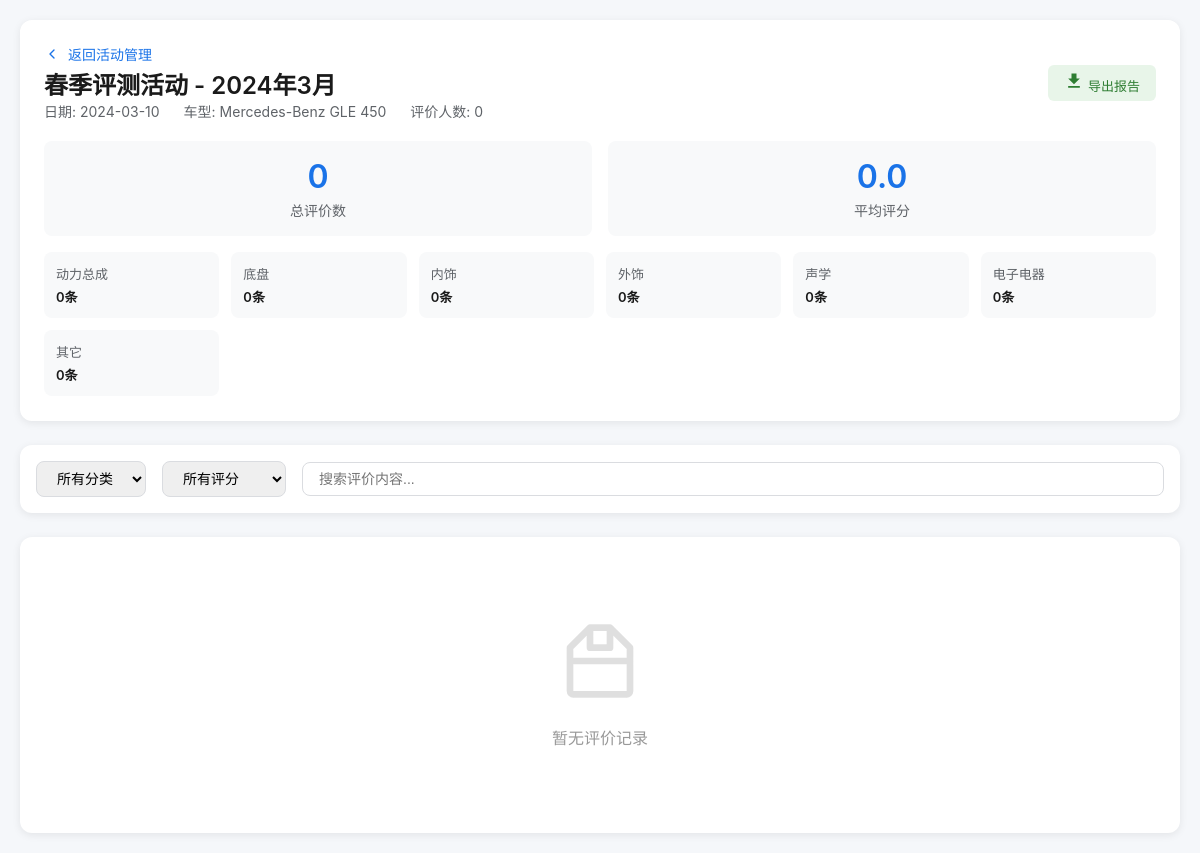
Screenshot of /admin/evaluations/3 (signed in) with the database file from the repository.
### models.py (models this page shows)
class Activity(db.Model):
    id = db.Column(db.Integer, primary_key=True)
    name = db.Column(db.String(200), nullable=False)
    date = db.Column(db.Date)
    vehicle_id = db.Column(db.Integer, db.ForeignKey('vehicle.id'))
    vehicle = db.relationship('Vehicle', backref='activities')
    created_at = db.Column(db.DateTime, default=datetime.utcnow)

class Vehicle(db.Model):
    id = db.Column(db.Integer, primary_key=True)
    name = db.Column(db.String(200), nullable=False)
    model = db.Column(db.String(100))
    info_file = db.Column(db.String(200))
    created_at = db.Column(db.DateTime, default=datetime.utcnow)

class Category(db.Model):
    id = db.Column(db.Integer, primary_key=True)
    name = db.Column(db.String(50), nullable=False, unique=True)
    name_en = db.Column(db.String(50))  # 英文名称
    icon = db.Column(db.String(100))  # 图标类型
    order = db.Column(db.Integer, default=0)  # 排序
    is_active = db.Column(db.Boolean, default=True)
    created_at = db.Column(db.DateTime, default=datetime.utcnow)

### app.py (the view)
@app.route('/admin/evaluations/<int:activity_id>')
@login_required
def view_evaluations(activity_id):
    activity = Activity.query.get_or_404(activity_id)
    evaluations = Evaluation.query.filter_by(activity_id=activity_id).order_by(Evaluation.created_at.desc()).all()
    categories = Category.query.filter_by(is_active=True).order_by(Category.order).all()
    stats = {
        'total': len(evaluations),
        'by_category': {},
        'avg_score': 0
    }
    for category in categories:
        cat_evals = [e for e in evaluations if e.category == category.name]
        stats['by_category'][category.name] = {
            'count': len(cat_evals),
            'avg_score': sum(e.score for e in cat_evals) / len(cat_evals) if cat_evals else 0
        }
    stats['avg_score'] = sum(e.score for e in evaluations) / len(evaluations) if evaluations else 0
    return render_template('admin/evaluations.html',
                         activity=activity,
                         evaluations=evaluations,
                         categories=categories,
                         stats=stats)

### app.py (called while the page is built)
@login_manager.user_loader
def load_user(user_id):
    return User.query.get(int(user_id))

### templates/admin/evaluations.html (shortened to what this page needs)
<!DOCTYPE html>
<html lang="zh">
<head>
    <link rel="stylesheet" href="/static/css/style.css">
</head>
<body>
    <div class="evaluation-detail-wrapper">
        <div class="evaluation-header">
            <div class="header-info">
                <div>
                    <a href="/admin/dashboard#activities" class="back-link">
                        <svg width="16" height="16" viewBox="0 0 24 24" fill="none">
                            <path d="M15 18l-6-6 6-6" stroke="currentColor" stroke-width="2" stroke-linecap="round" stroke-linejoin="round"/>
                        </svg>
                        返回活动管理
                    </a>
                    <h1 class="activity-title">{{ activity.name }}</h1>
                    <div class="activity-meta">
                        <span>日期: {{ activity.date }}</span>
                        <span>车型: {{ activity.vehicle.name if activity.vehicle else '-' }}</span>
                        <span>评价人数: {{ activity.activity_evaluators | length }}</span>
                    </div>
                </div>
                <a href="/admin/export/{{ activity.id }}" class="btn-export">
                    <svg width="20" height="20" viewBox="0 0 24 24" fill="none">
                        <path d="M19 9h-4V3H9v6H5l7 7 7-7zM5 18v2h14v-2H5z" fill="currentColor"/>
                    </svg>
                    导出报告
                </a>
            </div>
            <div class="stats-grid">
                <div class="stat-card">
                    <div class="stat-value">{{ stats.total }}</div>
                    <div class="stat-label">总评价数</div>
                </div>
                <div class="stat-card">
                    <div class="stat-value">{{ "%.1f" | format(stats.avg_score) }}</div>
                    <div class="stat-label">平均评分</div>
                </div>
            </div>
            <div class="category-stats">
                {% for category in categories %}
                {% set cat_stat = stats.by_category.get(category.name, {'count': 0, 'avg_score': 0}) %}
                <div class="category-stat">
                    <div class="category-stat-name">{{ category.name }}</div>
                    <div class="category-stat-value">
                        {{ cat_stat.count }}条 {% if cat_stat.count > 0 %}(平均{{ "%.1f" | format(cat_stat.avg_score) }}分){% endif %}
                    </div>
                </div>
                {% endfor %}
            </div>
        </div>
        <div class="filter-bar">
            <select class="filter-select" id="categoryFilter">
                <option value="">所有分类</option>
            </select>
            <select class="filter-select" id="scoreFilter">
                <option value="">所有评分</option>
            </select>
            <input type="text" class="search-input" id="searchInput" placeholder="搜索评价内容...">
        </div>
        <div class="evaluations-list">
            {% if evaluations %}
                <div id="evaluationsList">
                    {% for evaluation in evaluations %}
                    <div class="evaluation-card"
                         data-category="{{ evaluation.category }}"
                         data-score="{{ evaluation.score }}"
                         data-content="{{ evaluation.content | lower }}">
                        <div class="eval-header">
                            <div class="eval-info">
                                <span class="eval-category">{{ evaluation.category }}</span>
                                <span class="eval-evaluator">{{ evaluation.evaluator.name }}</span>
                            </div>
                            <span class="eval-score {% if evaluation.score >= 8 %}score-high{% elif evaluation.score >= 6 %}score-medium{% elif evaluation.score >= 4 %}score-low{% else %}score-poor{% endif %}">
                                {{ evaluation.score }}/10
                            </span>
                        </div>
                        <div class="eval-content">{{ evaluation.content }}</div>
                        <div class="eval-time">{{ evaluation.created_at.strftime('%Y-%m-%d %H:%M:%S') }}</div>
                    </div>
                    {% endfor %}
                </div>
            {% else %}
                <div class="empty-state">
                    <svg viewBox="0 0 24 24" fill="none">
                        <path d="M9 2L3 8v13a1 1 0 001 1h16a1 1 0 001-1V8l-6-6H9zM9 3v5h6V3M3 12h18" stroke="currentColor" stroke-width="2" stroke-linecap="round" stroke-linejoin="round"/>
                    </svg>
                    <p>暂无评价记录</p>
                </div>
            {% endif %}
        </div>
    </div>
</body>
</html>

### static/css/style.css (style rules this page uses)
* { margin: 0; padding: 0; box-sizing: border-box; }
body { font-family: -apple-system, BlinkMacSystemFont, "PingFang SC", "Helvetica Neue", "STHeitiSC-Light", Arial, sans-serif; background-color: #f0f2f5; color: #1a1a1a; min-height: 100vh; overflow-x: hidden; }
.evaluation-header { background: rgba(255, 255, 255, 0.1); backdrop-filter: blur(20px); padding: 20px 40px; box-shadow: 0 2px 10px rgba(0,0,0,0.1); border-bottom: 1px solid rgba(255, 255, 255, 0.2); }
.btn-export { padding: 6px 16px; background: #e8f5e9; color: #2e7d32; border: none; border-radius: 6px; font-size: 13px; cursor: pointer; text-decoration: none; display: inline-block; transition: all 0.3s; }

### templates/admin/evaluations.html (style rules this page uses)
.evaluation-detail-wrapper { min-height: 100vh; background: #f5f7fa; padding: 20px; }
.evaluation-header { background: white; border-radius: 12px; padding: 24px; margin-bottom: 24px; box-shadow: 0 2px 8px rgba(0,0,0,0.08); }
.header-info { display: flex; justify-content: space-between; align-items: center; margin-bottom: 20px; }
.back-link { color: #1a73e8; text-decoration: none; display: inline-flex; align-items: center; gap: 8px; font-size: 14px; }
.activity-title { font-size: 24px; font-weight: 600; color: #1a1a1a; margin: 0; }
.activity-meta { display: flex; gap: 24px; font-size: 14px; color: #5f6368; }
.stats-grid { display: grid; grid-template-columns: repeat(auto-fit, minmax(200px, 1fr)); gap: 16px; margin-top: 20px; }
.stat-card { background: #f8f9fa; border-radius: 8px; padding: 16px; text-align: center; }
.stat-value { font-size: 32px; font-weight: 600; color: #1a73e8; }
.stat-label { font-size: 14px; color: #5f6368; margin-top: 4px; }
.filter-bar { background: white; border-radius: 12px; padding: 16px; margin-bottom: 24px; box-shadow: 0 2px 8px rgba(0,0,0,0.08); display: flex; gap: 16px; align-items: center; }
.filter-select { padding: 8px 16px; border: 1px solid #dadce0; border-radius: 8px; font-size: 14px; }
.search-input { flex: 1; padding: 8px 16px; border: 1px solid #dadce0; border-radius: 8px; font-size: 14px; }
.evaluations-list { background: white; border-radius: 12px; padding: 24px; box-shadow: 0 2px 8px rgba(0,0,0,0.08); }
.empty-state { text-align: center; padding: 60px 20px; color: #999; }
.empty-state svg { width: 80px; height: 80px; margin-bottom: 20px; opacity: 0.3; }
.category-stats { display: grid; grid-template-columns: repeat(auto-fit, minmax(150px, 1fr)); gap: 12px; margin-top: 16px; }
.category-stat { background: #f8f9fa; padding: 12px; border-radius: 8px; font-size: 13px; }
.category-stat-name { color: #5f6368; margin-bottom: 4px; }
.category-stat-value { font-weight: 600; color: #1a1a1a; }

### rows the page displays
Activity: name "春季评测活动 - 2024年3月", date "2024-03-10"
Vehicle: vehicle "Mercedes-Benz GLE 450"
Category: name "动力总成", count "0"
Category: name "底盘", count "0"
Category: name "内饰", count "0"
Category: name "外饰", count "0"
Category: name "声学", count "0"
Category: name "电子电器", count "0"
Category: name "其它", count "0"

### other values shown
{{ activity.activity_evaluators | length }} "0"
{{ stats.total }} "0"
{{ "%.1f" | format(stats.avg_score) }} "0.0"
